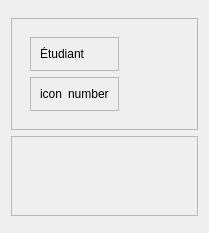
             <widget class="QWidget" name="dash_page">
              <layout class="QVBoxLayout" name="verticalLayout_14">
               <item>
                <spacer name="verticalSpacer_5">
                 <property name="orientation">
                  <enum>Qt::Vertical</enum>
                 </property>
                 <property name="sizeType">
                  <enum>QSizePolicy::Fixed</enum>
                 </property>
                 <property name="sizeHint" stdset="0">
                  <size>
                   <width>20</width>
                   <height>7</height>
                  </size>
                 </property>
                </spacer>
               </item>
               <item>
                <widget class="QFrame" name="frame_53">
                 <property name="frameShape">
                  <enum>QFrame::StyledPanel</enum>
                 </property>
                 <property name="frameShadow">
                  <enum>QFrame::Raised</enum>
                 </property>
                 <layout class="QHBoxLayout" name="horizontalLayout_34">
                  <property name="spacing">
                   <number>20</number>
                  </property>
                  <item>
                   <widget class="QWidget" name="etudiant_dash" native="true">
                    <layout class="QVBoxLayout" name="verticalLayout_15">
                     <item>
                      <widget class="QFrame" name="frame_4">
                       <property name="frameShape">
                        <enum>QFrame::StyledPanel</enum>
                       </property>
                       <property name="frameShadow">
                        <enum>QFrame::Raised</enum>
                       </property>
                       <layout class="QHBoxLayout" name="horizontalLayout_20">
                        <item>
                         <widget class="QLabel" name="label_etudiant_dash">
                          <property name="text">
                           <string>Étudiant</string>
                          </property>
                         </widget>
                        </item>
                        <item>
                         <widget class="QLabel" name="label">
                          <property name="text">
                           <string/>
                          </property>
                         </widget>
                        </item>
                       </layout>
                      </widget>
                     </item>
                     <item>
                      <widget class="QFrame" name="frame_8">
                       <property name="frameShape">
                        <enum>QFrame::StyledPanel</enum>
                       </property>
                       <property name="frameShadow">
                        <enum>QFrame::Raised</enum>
                       </property>
                       <layout class="QHBoxLayout" name="horizontalLayout_21">
                        <item>
                         <widget class="QLabel" name="label_icon_etudiant_dash">
                          <property name="text">
                           <string>icon</string>
                          </property>
                         </widget>
                        </item>
                        <item>
                         <widget class="QLabel" name="label_number_etudiant_dash">
                          <property name="text">
                           <string>number</string>
                          </property>
                         </widget>
                        </item>
                       </layout>
                      </widget>
                     </item>
                    </layout>
                   </widget>
                  </item>
                  <item>
                   <widget class="QWidget" name="professeur_dash" native="true"/>
                  </item>
                  <item>
                   <widget class="QWidget" name="personnel_dash" native="true"/>
                  </item>
                  <item>
                   <widget class="QWidget" name="classe_dash" native="true"/>
                  </item>
                 </layout>
                </widget>
               </item>
               <item>
                <widget class="QFrame" name="frame_3">
                 <property name="minimumSize">
                  <size>
                   <width>0</width>
                   <height>80</height>
                  </size>
                 </property>
                 <property name="frameShape">
                  <enum>QFrame::StyledPanel</enum>
                 </property>
                 <property name="frameShadow">
                  <enum>QFrame::Raised</enum>
                 </property>
                 <layout class="QHBoxLayout" name="horizontalLayout_19">
                  <property name="spacing">
                   <number>20</number>
                  </property>
                  <item>
                   <widget class="QWidget" name="notes_dash" native="true"/>
                  </item>
                  <item>
                   <widget class="QWidget" name="paiement_dash" native="true"/>
                  </item>
                  <item>
                   <widget class="QWidget" name="cours_dash" native="true"/>
                  </item>
                  <item>
                   <widget class="QWidget" name="classe_dash_2" native="true"/>
                  </item>
                 </layout>
                </widget>
               </item>
               <item>
                <widget class="QFrame" name="frame_2">
                 <property name="sizePolicy">
                  <sizepolicy hsizetype="Preferred" vsizetype="Expanding">
                   <horstretch>0</horstretch>
                   <verstretch>0</verstretch>
                  </sizepolicy>
                 </property>
                 <property name="frameShape">
                  <enum>QFrame::StyledPanel</enum>
                 </property>
                 <property name="frameShadow">
                  <enum>QFrame::Raised</enum>
                 </property>
                </widget>
               </item>
              </layout>
             </widget>
